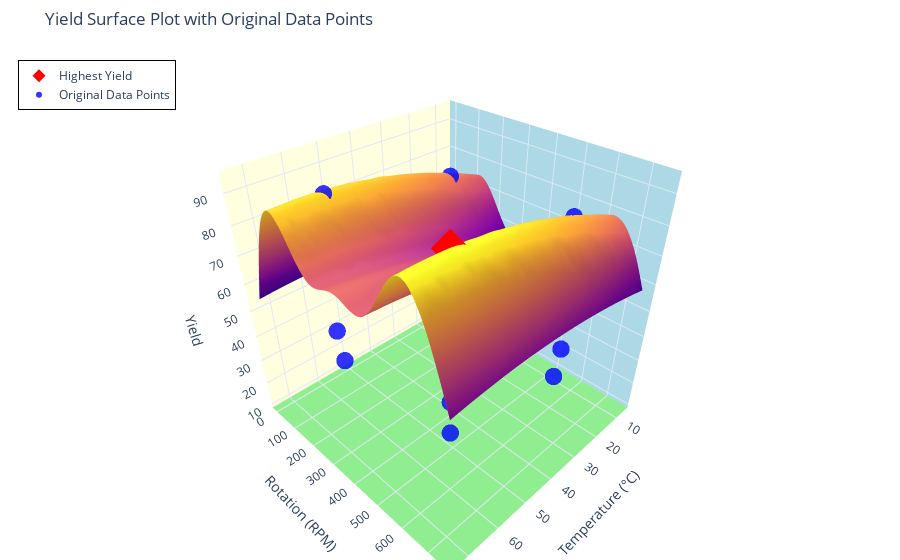

Notebook code cell kept with this figure:
### Code cell
# Create grid data for surface plot
grid_x, grid_y = np.meshgrid(
    np.linspace(min(filtered_x), max(filtered_x), 100),
    np.linspace(min(filtered_y), max(filtered_y), 100),
)

# Interpolate the z values onto the grid
grid_z = griddata(
    (filtered_x, filtered_y), filtered_z, (grid_x, grid_y), method="cubic"
)

# Create the surface plot
surface_plot = go.Figure(
    data=[
        go.Surface(
            x=grid_x,
            y=grid_y,
            z=grid_z,
            showscale=False
        ),
        go.Scatter3d(
            x=[data[max_yield, 0]],
            y=[data[max_yield, 1]],
            z=[data[max_yield, 3]],
            mode="markers",
            marker=dict(size=10, color="red", symbol="diamond", opacity=1.0),
            name="Highest Yield",
        ),
        go.Scatter3d(
            x=data[:, 0],
            y=data[:, 1],
            z=data[:, 3],
            mode="markers",
            marker=dict(size=6, color="blue", opacity=0.8, symbol="circle"),
            name="Original Data Points",
        )
    ]
)

# Improve layout
surface_plot.update_layout(
    title="Yield Surface Plot with Original Data Points",
    scene=dict(
        xaxis=dict(
            title="Temperature (°C)", showbackground=True, backgroundcolor="lightblue"
        ),
        yaxis=dict(
            title="Rotation (RPM)", showbackground=True, backgroundcolor="lightyellow"
        ),
        zaxis=dict(title="Yield", showbackground=True, backgroundcolor="lightgreen"),
    ),
    margin=dict(l=0, r=0, b=0, t=50),
    template="plotly_white",
    legend=dict(
        x=0.02,  # Position the legend away from the color bar
        y=0.98,
        bgcolor="rgba(255, 255, 255, 0.5)",
        bordercolor="black",
        borderwidth=1
    )
)

# Save to HTML file
pio.write_html(
    surface_plot,
    file="2024-09-11-yield_surface_with_original_data.html",
    auto_open=True,
)

# Show the plot
surface_plot.show()

### Figure 1 — Plotly figure (JSON) as saved in the notebook; plotly's stock layout.template omitted (floating-point values rounded to 4 significant figures; data arrays with more than 128 entries replaced by an {"elided": "..."} marker saying what was removed)
{"data": [{"showscale": false, "type": "surface", "x": {"elided": "100x100 float values"}, "y": {"elided": "100x100 float values"}, "z": {"elided": "100x100 float values"}}, {"marker": {"color": "red", "opacity": 1, "size": 10, "symbol": "diamond"}, "mode": "markers", "name": "Highest Yield", "type": "scatter3d", "x": [60], "y": [600], "z": [93]}, {"marker": {"color": "blue", "opacity": 0.8, "size": 6, "symbol": "circle"}, "mode": "markers", "name": "Original Data Points", "type": "scatter3d", "x": [20, 60, 20, 60, 20, 60, 20, 60, 40, 6.364, 40, 40, 40, 73.64], "y": [150, 150, 600, 600, 150, 150, 600, 600, 375, 375, 753.4, -3.403, 375, 375], "z": [80, 90, 83, 93, 20, 30, 23, 33, 56, 41, 59, 50, 11, 65]}], "layout": {"legend": {"bgcolor": "rgba(255, 255, 255, 0.5)", "bordercolor": "black", "borderwidth": 1, "x": 0.02, "y": 0.98}, "margin": {"b": 0, "l": 0, "r": 0, "t": 50}, "scene": {"xaxis": {"backgroundcolor": "lightblue", "showbackground": true, "title": {"text": "Temperature (°C)"}}, "yaxis": {"backgroundcolor": "lightyellow", "showbackground": true, "title": {"text": "Rotation (RPM)"}}, "zaxis": {"backgroundcolor": "lightgreen", "showbackground": true, "title": {"text": "Yield"}}}, "title": {"text": "Yield Surface Plot with Original Data Points"}}}
